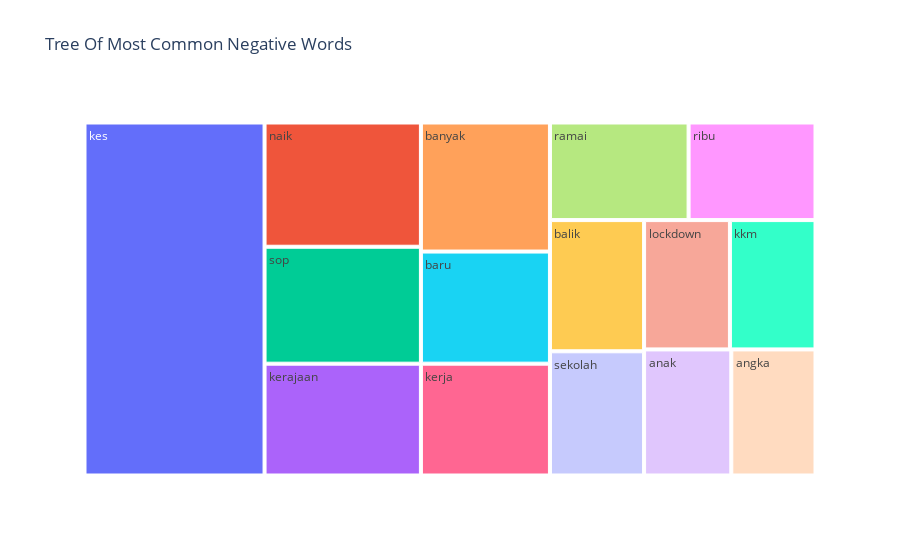

Notebook code for this chart:
### Code cell
fig = px.treemap(temp_neg, path=['Common Words'], values='Count',title='Tree Of Most Common Negative Words')
fig.show()

### Figure 1 — Plotly figure (JSON) as saved in the notebook; plotly's stock layout.template omitted (floating-point values rounded to 4 significant figures)
{"data": [{"branchvalues": "total", "domain": {"x": [0, 1], "y": [0, 1]}, "hovertemplate": "labels=%{label}<br>Count=%{value}<br>parent=%{parent}<br>id=%{id}<extra></extra>", "ids": ["anak", "angka", "balik", "banyak", "baru", "kerajaan", "kerja", "kes", "kkm", "lockdown", "naik", "ramai", "ribu", "sekolah", "sop"], "labels": ["anak", "angka", "balik", "banyak", "baru", "kerajaan", "kerja", "kes", "kkm", "lockdown", "naik", "ramai", "ribu", "sekolah", "sop"], "name": "", "parents": ["", "", "", "", "", "", "", "", "", "", "", "", "", "", ""], "type": "treemap", "values": [317, 306, 356, 480, 417, 504, 416, 1832, 319, 320, 560, 390, 357, 337, 527]}], "layout": {"legend": {"tracegroupgap": 0}, "title": {"text": "Tree Of Most Common Negative Words"}}}
